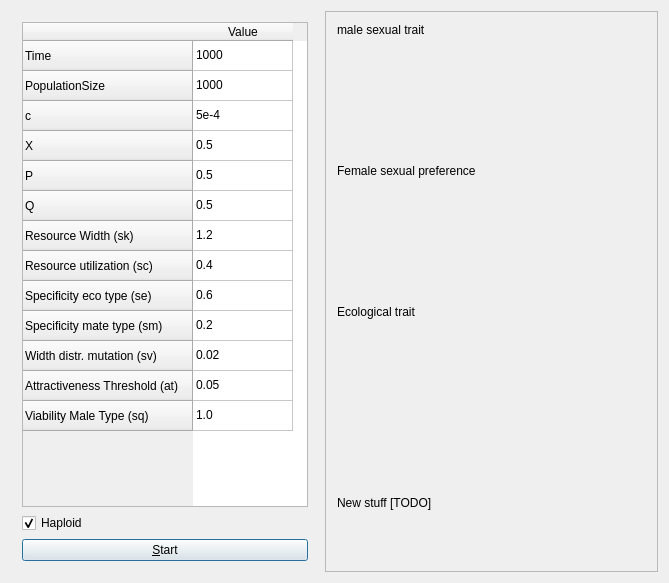
<?xml version="1.0" encoding="UTF-8"?>
<ui version="4.0">
 <class>kewe_qtdialog</class>
 <widget class="QDialog" name="kewe_qtdialog">
  <property name="geometry">
   <rect>
    <x>0</x>
    <y>0</y>
    <width>669</width>
    <height>583</height>
   </rect>
  </property>
  <property name="windowTitle">
   <string>kewe_qtdialog</string>
  </property>
  <layout class="QHBoxLayout" name="horizontalLayout">
   <item>
    <widget class="QWidget" name="widget_left" native="true">
     <property name="sizePolicy">
      <sizepolicy hsizetype="Maximum" vsizetype="Preferred">
       <horstretch>0</horstretch>
       <verstretch>0</verstretch>
      </sizepolicy>
     </property>
     <layout class="QVBoxLayout" name="verticalLayout_2">
      <item>
       <widget class="QTableWidget" name="parameters">
        <property name="sizeAdjustPolicy">
         <enum>QAbstractScrollArea::AdjustToContents</enum>
        </property>
        <row>
         <property name="text">
          <string>Time</string>
         </property>
        </row>
        <row>
         <property name="text">
          <string>PopulationSize</string>
         </property>
        </row>
        <row>
         <property name="text">
          <string>c</string>
         </property>
        </row>
        <row>
         <property name="text">
          <string>X</string>
         </property>
        </row>
        <row>
         <property name="text">
          <string>P</string>
         </property>
        </row>
        <row>
         <property name="text">
          <string>Q</string>
         </property>
        </row>
        <row>
         <property name="text">
          <string>Resource Width (sk)</string>
         </property>
        </row>
        <row>
         <property name="text">
          <string>Resource utilization (sc)</string>
         </property>
        </row>
        <row>
         <property name="text">
          <string>Specificity eco type (se)</string>
         </property>
        </row>
        <row>
         <property name="text">
          <string>Specificity mate type (sm)</string>
         </property>
        </row>
        <row>
         <property name="text">
          <string>Width distr. mutation (sv)</string>
         </property>
        </row>
        <row>
         <property name="text">
          <string>Attractiveness Threshold (at)</string>
         </property>
        </row>
        <row>
         <property name="text">
          <string>Viability Male Type (sq)</string>
         </property>
        </row>
        <column>
         <property name="text">
          <string>Value</string>
         </property>
        </column>
        <item row="0" column="0">
         <property name="text">
          <string>1000</string>
         </property>
        </item>
        <item row="1" column="0">
         <property name="text">
          <string>1000</string>
         </property>
        </item>
        <item row="2" column="0">
         <property name="text">
          <string>5e-4</string>
         </property>
        </item>
        <item row="3" column="0">
         <property name="text">
          <string>0.5</string>
         </property>
        </item>
        <item row="4" column="0">
         <property name="text">
          <string>0.5</string>
         </property>
        </item>
        <item row="5" column="0">
         <property name="text">
          <string>0.5</string>
         </property>
        </item>
        <item row="6" column="0">
         <property name="text">
          <string>1.2</string>
         </property>
        </item>
        <item row="7" column="0">
         <property name="text">
          <string>0.4</string>
         </property>
        </item>
        <item row="8" column="0">
         <property name="text">
          <string>0.6</string>
         </property>
        </item>
        <item row="9" column="0">
         <property name="text">
          <string>0.2</string>
         </property>
        </item>
        <item row="10" column="0">
         <property name="text">
          <string>0.02</string>
         </property>
        </item>
        <item row="11" column="0">
         <property name="text">
          <string>0.05</string>
         </property>
        </item>
        <item row="12" column="0">
         <property name="text">
          <string>1.0</string>
         </property>
        </item>
       </widget>
      </item>
      <item>
       <widget class="QCheckBox" name="is_haploid">
        <property name="text">
         <string>Haploid</string>
        </property>
        <property name="checked">
         <bool>true</bool>
        </property>
        <property name="tristate">
         <bool>false</bool>
        </property>
       </widget>
      </item>
      <item>
       <widget class="QPushButton" name="start">
        <property name="text">
         <string>&amp;Start</string>
        </property>
       </widget>
      </item>
     </layout>
    </widget>
   </item>
   <item>
    <widget class="QScrollArea" name="right_scroll_area">
     <property name="widgetResizable">
      <bool>true</bool>
     </property>
     <widget class="QWidget" name="results">
      <property name="geometry">
       <rect>
        <x>0</x>
        <y>0</y>
        <width>329</width>
        <height>561</height>
       </rect>
      </property>
      <layout class="QVBoxLayout" name="verticalLayout_3">
       <item>
        <widget class="QLabel" name="label_3">
         <property name="sizePolicy">
          <sizepolicy hsizetype="Preferred" vsizetype="Maximum">
           <horstretch>0</horstretch>
           <verstretch>0</verstretch>
          </sizepolicy>
         </property>
         <property name="text">
          <string>male sexual trait</string>
         </property>
        </widget>
       </item>
       <item>
        <widget class="ribi::QtSurfacePlotWidget" name="male_sexual_trait" native="true">
         <property name="enabled">
          <bool>true</bool>
         </property>
         <property name="autoFillBackground">
          <bool>false</bool>
         </property>
        </widget>
       </item>
       <item>
        <widget class="QLabel" name="label_2">
         <property name="sizePolicy">
          <sizepolicy hsizetype="Preferred" vsizetype="Maximum">
           <horstretch>0</horstretch>
           <verstretch>0</verstretch>
          </sizepolicy>
         </property>
         <property name="text">
          <string>Female sexual preference</string>
         </property>
        </widget>
       </item>
       <item>
        <widget class="ribi::QtSurfacePlotWidget" name="female_preference" native="true"/>
       </item>
       <item>
        <widget class="QLabel" name="label">
         <property name="sizePolicy">
          <sizepolicy hsizetype="Preferred" vsizetype="Maximum">
           <horstretch>0</horstretch>
           <verstretch>0</verstretch>
          </sizepolicy>
         </property>
         <property name="text">
          <string>Ecological trait</string>
         </property>
        </widget>
       </item>
       <item>
        <widget class="ribi::QtSurfacePlotWidget" name="eco_trait" native="true"/>
       </item>
       <item>
        <widget class="QLabel" name="label_4">
         <property name="enabled">
          <bool>true</bool>
         </property>
         <property name="text">
          <string>New stuff [TODO]</string>
         </property>
        </widget>
       </item>
      </layout>
     </widget>
    </widget>
   </item>
  </layout>
 </widget>
 <layoutdefault spacing="6" margin="11"/>
 <customwidgets>
  <customwidget>
   <class>ribi::QtSurfacePlotWidget</class>
   <extends>QWidget</extends>
   <header>../SurfacePlotter/qtsurfaceplotwidget.h</header>
   <container>1</container>
  </customwidget>
 </customwidgets>
 <resources/>
 <connections/>
</ui>
